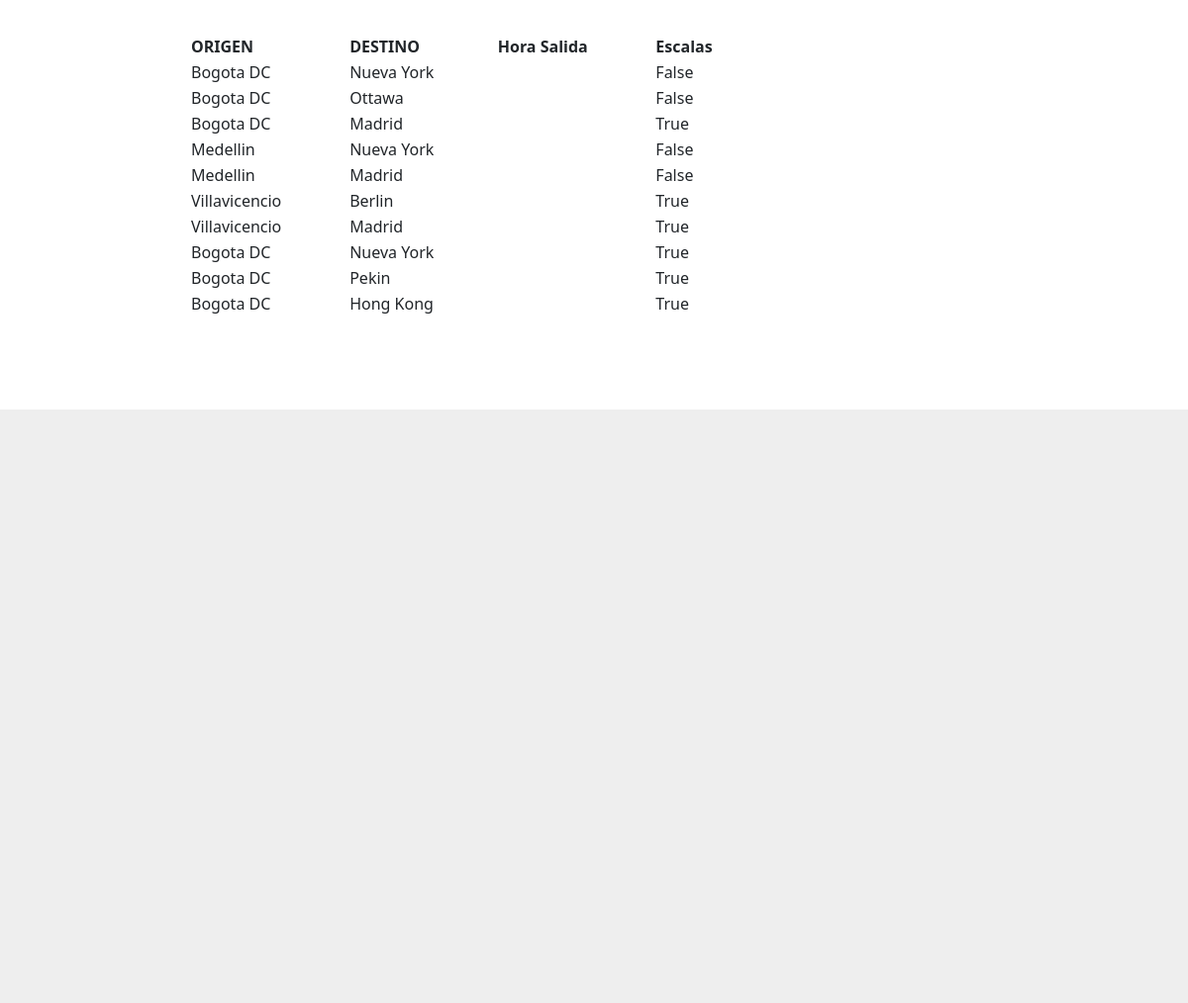
Page /home_dev2 (lower part) on the earlier database version.
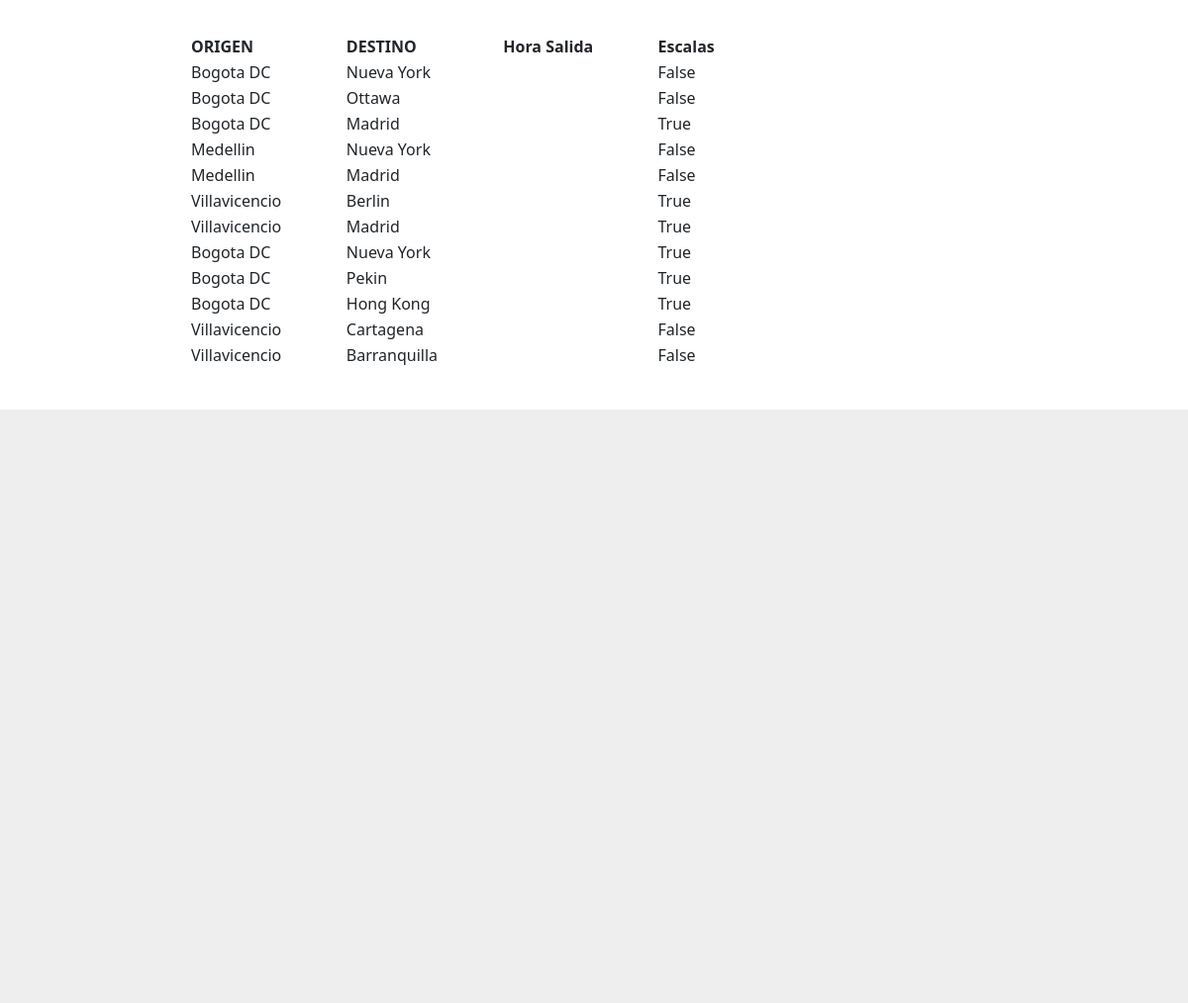
Same page on the later database version.
### lib/models.py (models this page shows, shortened)
class Vuelo(models.Model):
    origen= models.CharField(max_length=100, verbose_name='Origen')
    destino= models.CharField(max_length=100, verbose_name='Destino')
    fechasalida= models.DateTimeField(verbose_name='Salida_d', blank=True)
    fechavuelta= models.DateTimeField(verbose_name='vuelta_d', blank=True)
    id_aerolinea= models.ForeignKey(aerolinea, on_delete=models.CASCADE)
    Escalado= models.BooleanField(verbose_name='Escalas')
    escalas= models.IntegerField(verbose_name='# escalas', blank=True, default= 0)
    precio= models.CharField(max_length=100, verbose_name='Precio', default= 'ND')
    Ida_vuelta= models.BooleanField(default=False, verbose_name='ida_vuelta')

### lib/views.py (the view)
# urls.py: path('home_dev2', views.home_dev2, name='home_dev2'),
def home_dev2(request):
    if request.method == "POST":
        form_busqueda = BusquedaForm(request.POST)
        if form_busqueda.is_valid():
            request.session['origen'] = request.POST['origen']
            request.session['destino'] = request.POST['destino']
            print("session updated")
            return redirect('resultados')
        else:
            print("campos no validos")
    else:
        form_busqueda = BusquedaForm()
    lista_vuelos = Vuelo.objects.all()
    return render(request, 'paginas/home_dev2.html', {'lista_vuelos': lista_vuelos, 'form_busqueda': form_busqueda})

### lib/templates/paginas/home_dev2.html (shortened to what this page needs)
{% extends "index.html" %}
{% block contenido %}
{% load static %}
<div class="conatiner">
<div class="container">
    <div class="card-group">
    </div>
</div>
<div class="container-fluid" style="height: 45vh; width: 70%; justify-content: center; align-items: center; margin-top: 30px;">
  <table style="width: 70%;">
    <tr>
      <th>ORIGEN</th>
      <th>DESTINO</th>
      <th>Hora Salida</th>
      <th>Escalas</th>
    </tr>
    {% for vuelo in lista_vuelos %}
    <tr>
      <td>{{vuelo.origen}}</td>
      <td>{{vuelo.destino}}</td>
      <td>{{vuelo.horasalida}}</td>
      <td>{{vuelo.Escalado}}</td>
    </tr>
  {% endfor %}
   </table>
</div>
<div class="container-fluid mauro-tres">
</div>
{% endblock %}

### lib/templates/index.html (shortened to what this page needs)
{% load static %}
<!doctype html>
<html lang="en">
<head>
  <link rel="stylesheet" type="text/css" href="{% static 'css/styles.css' %}">
  <link href="https://cdn.jsdelivr.net/npm/bootstrap@5.0.2/dist/css/bootstrap.min.css" rel="stylesheet">
</head>
<body>
    {% block contenido %} {% endblock %}
</body>
</html>

Differences in the rows shown:
added Vuelo: origen "Villavicencio", destino "Cartagena", Escalado "False"
added Vuelo: origen "Villavicencio", destino "Barranquilla", Escalado "False"
